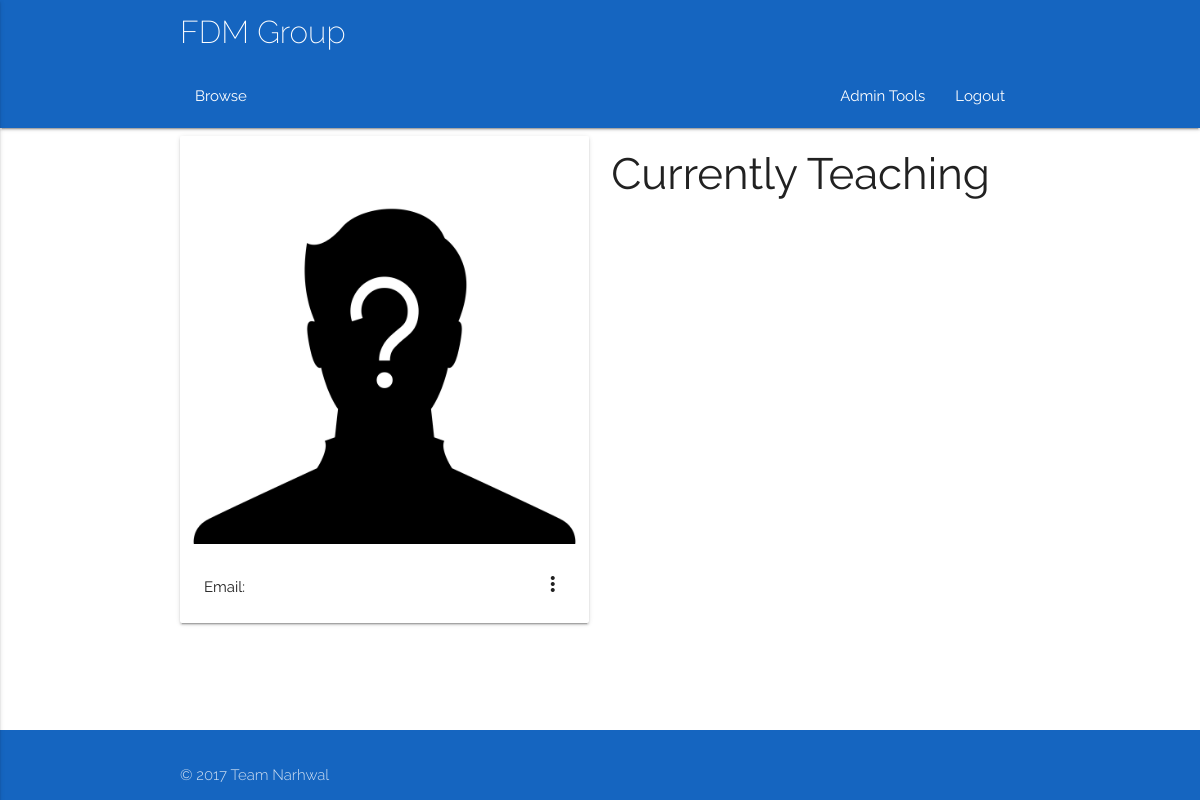
Page /trainers/16 (signed in) on the earlier database version.
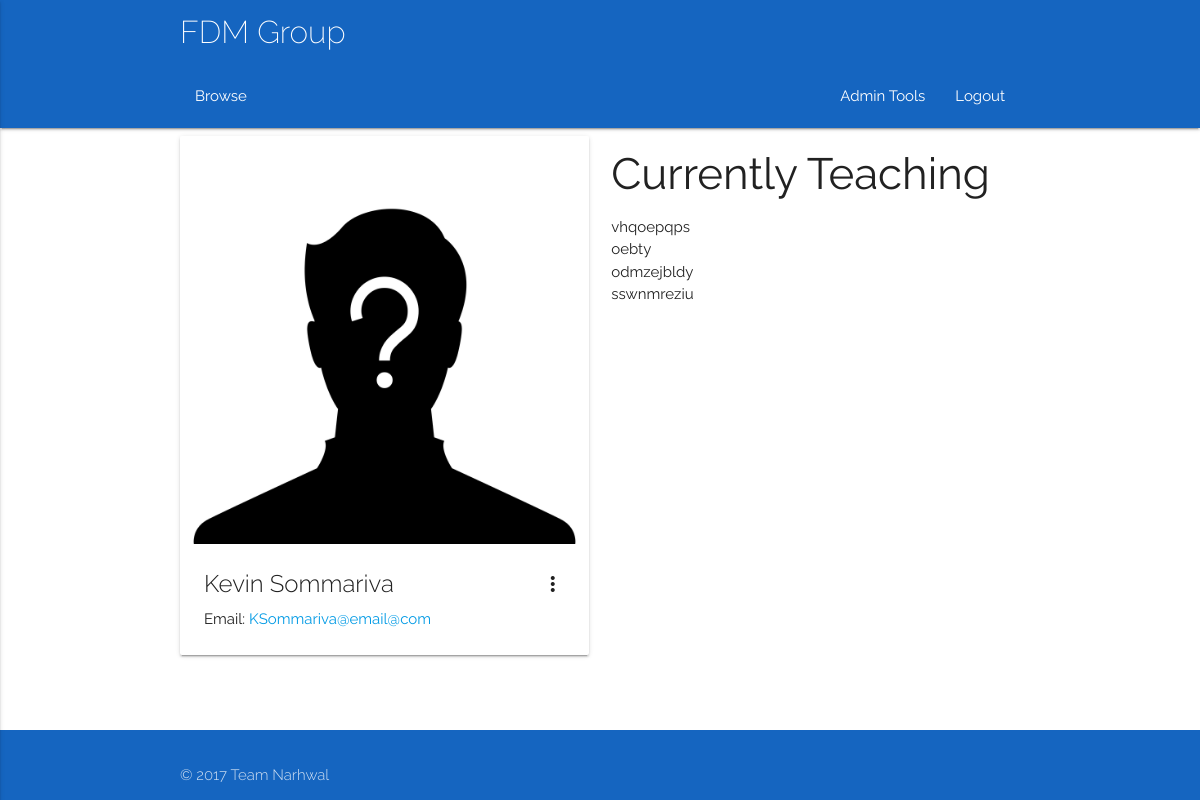
Same page on the later database version.
### app/models.py (models this page shows, shortened)
class User(db.Model):
	__tablename__ = 'User'
	userID = db.Column(db.Integer, primary_key = True)
	name = db.Column(db.String(100))
	username = db.Column(db.String(100))
	email = db.Column(db.String(100))
	password = db.Column(db.String(100))
	type = db.Column(db.String(100))
	__mapper_args__ = {
		'polymorphic_identity': 'base',
		'polymorphic_on': type
	}

class Class(db.Model):
	__tablename__ = 'Class'
	classID = db.Column(db.Integer, primary_key = True)
	coursePoint = db.Column(db.Integer, db.ForeignKey('Course.courseID'))
	course = db.relationship("Course", foreign_keys = [coursePoint])
	courseID = db.Column(db.Integer)
	title = db.Column(db.String(100))
	description = db.Column(db.String(100))
	capacity = db.Column(db.Integer)
	startDate = db.Column(db.DateTime)
	duration = db.Column(db.Integer)
	endDate = db.Column(db.DateTime)
	reqFac = db.Column(db.String(100), default = 'None')
	preTrain = relationship("Class")
	parent_id = Column(db.Integer, ForeignKey('Class.classID'))
	locationPoint = db.Column(db.Integer, db.ForeignKey('Room.roomID'))
	location = db.relationship("Room", foreign_keys = [locationPoint])
	trainerPoint = db.Column(db.Integer, db.ForeignKey('Trainer.trainerID'))
	trainer = db.relationship("Trainer", foreign_keys = [trainerPoint])
	attendanceList = db.relationship('Delegate', secondary = association_table)
	waitList = db.relationship('Delegate', secondary = waiting_table)

### app/views.py (the view)
@app.route('/trainers/<id>')
@login_required
def trainerSchedule(id):
    trainerID = id
    if current_user.type != 'Admin':
        abort(403)
    current_trainer = trainers(trainerID=trainerID)
    trainerClassList = classes(trainerPoint=trainerID)
    if type(trainerClassList) != list:
        trainerClassList = [trainerClassList]
    return render_template('trainersSched.html', title='Trainer Schedule', current_trainer=current_trainer, trainerClassList=trainerClassList)

### app/views.py (called while the page is built)
@login_manager.user_loader
def load_user(id):
    return models.User.query.get(id)

### queries.py (called while the page is built)
def listConvert(x):
    if(x.count() == 1):
        x = x[0]
        return x
    else:
        y = []
    for i in x:
        y.append(i)
    return y

def classes(**kwargs):
    q = models.Class.query.filter_by(**kwargs)
    q = listConvert(q)
    return q

def trainers(**kwargs):
    q = models.Trainer.query.filter_by(**kwargs)
    q = listConvert(q)
    return q

### app/templates/trainersSched.html (shortened to what this page needs)
{% extends "base.html" %} {% block content %}
<div class="container">
    <div class="row">
        <div class="col l6 m6 s12">
            <div class="card hoverable">
                <div class="card-image waves-effect waves-block waves-light">
                    <img class="activator" src="{{url_for('static', filename = 'images/unknown.jpg')}}">
                </div>
                <div class="card-content">
                    <span class="card-title activator grey-text text-darken-4">{{current_trainer.name}}<i class="material-icons right">more_vert</i></span>
                    <p>Email: <a href="mailto:{{current_trainer.email}}">{{current_trainer.email}}</a></p>
                </div>
            </div>
        </div>
        <div class="col l6 m6 s12">
            <h3> Currently Teaching </h3>
            <ul>
                {% for item in trainerClassList %}
                <li>{{item.title}}<br >{{item.startTime}}</li>
                {% endfor %}
            </ul>
        </div>
    </div>
    {% endblock %}

Differences in the rows shown:
added User: name "Kevin Sommariva", email "KSommariva@email@com"
added Class: title "vhqoepqps"
added Class: title "oebty"
added Class: title "odmzejbldy"
added Class: title "sswnmreziu"
